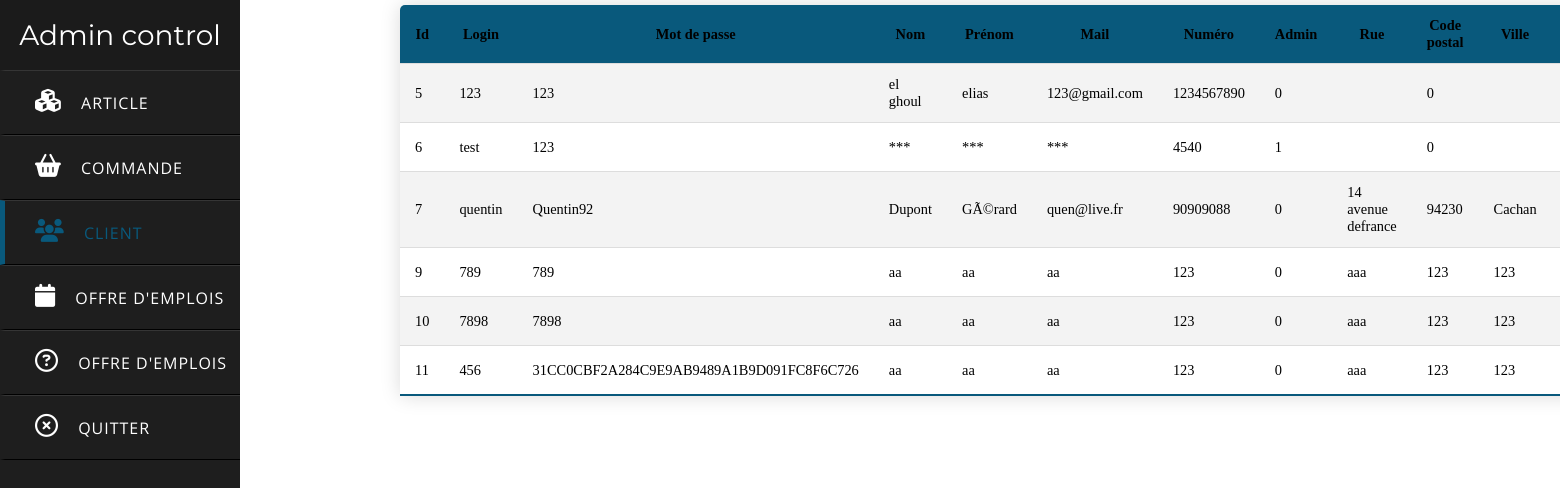
Screenshot of /Admin/adminClient.php with the database file from the repository.
### tables this page shows
CREATE TABLE IF NOT EXISTS `user` (
  `id` int(11) NOT NULL AUTO_INCREMENT,
  `login` varchar(25) NOT NULL,
  `mdp` varchar(500) NOT NULL,
  `nom` varchar(20) NOT NULL,
  `prenom` varchar(20) NOT NULL,
  `mail` varchar(50) NOT NULL,
  `numero` int(20) NOT NULL,
  `adm` int(11) NOT NULL,
  `rue` text NOT NULL,
  `code_postal` int(5) NOT NULL,
  `ville` text NOT NULL,
  PRIMARY KEY (`id`,`login`,`numero`,`mail`)
);

### Admin/adminClient.php (the view, shortened to what this page needs)
<?php
$id = mysqli_connect("localhost","root","","belletable");
	$req = "select * from user";
	$res = mysqli_query($id,$req);
	?>
	<!DOCTYPE html>
<html lang="fr" dir="ltr">
  <head>
    <link rel="stylesheet" href="assets/Stylesheets/styleAdmin.css">
  </head>
  <div>
    <div class="sidebar">
      <header>Admin control</header>
      <a href="adminArticle.php" >
        <i class="fas fa-cubes"></i>
        <span>Article</span>
      </a>
      <a href="#">
        <i class="fas fa-shopping-basket"></i>
        <span>Commande</span>
      </a>
      <a href="adminClient.php" class="active">
        <i class="fas fa-users" ></i>
        <span>Client</span>
      </a>
      <a href="CreaOffre.php">
         <i class="fas fa-calendar"></i>
        <span>Offre d'emplois</span>
      </a>
      <a href="#">
        <i class="far fa-question-circle"></i>
        <span>Offre d'emplois</span>
      </a>
      <a href="index.php">
        <i class="far fa-times-circle"></i>
        <span>Quitter</span>
      </a>
    </div>
</div>
<table class="content-table">
	<tr bgcolor="#09597C">
		<th> Id </th><th> Login </th><th> Mot de passe </th>
		<th> Nom </th><th> Prénom </th>
		<th> Mail </th><th> Numéro </th><th> Admin </th>
		<th> Rue </th><th> Code postal </th> <th> Ville </th> <th></th> <th></th>
	</tr>
	<?php
	$i = 0;
	while($ligne = mysqli_fetch_assoc($res)){
	?>
	<tr>
		<td><?=$ligne["id"]; ?></td>
		<td><?=$ligne["login"]; ?></td>
		<td><?=$ligne["mdp"]; ?></td>
		<td><?=$ligne["nom"]; ?></td>
		<td><?=$ligne["prenom"]; ?></td>
		<td><?=$ligne["mail"]; ?></td>
		<td><?=$ligne["numero"]; ?></td>
		<td><?=$ligne["adm"]; ?></td>
		<td><?=$ligne["rue"]; ?></td>
		<td><?=$ligne["code_postal"]; ?></td>
		<td><?=$ligne["ville"];?></td>
		<td> <a href="suppClient.php?row=<?=$ligne["id"];?>" ><img src="assets/img/sup.png" width="20"></a> </td>
		</tr>
	<?php } $i++; ?>
</table>

### Admin/assets/Stylesheets/styleAdmin.css (style rules this page uses)
* { margin: 0; padding: 0; text-decoration: none; }
.sidebar { position: fixed; width: 240px; left: 0px; height: 100%; background: #1e1e1e; transition: all .5s ease; float: left; display: inline-block; }
.sidebar header { font-size: 28px; color: white; line-height: 70px; text-align: center; background: #1b1b1b; user-select: none; font-family: 'Montserrat', sans-serif; }
.sidebar a { display: block; height: 65px; width: 100%; color: white; line-height: 65px; padding-left: 30px; box-sizing: border-box; border-bottom: 1px solid black; border-top: 1px solid rgba(255,255,255,.1); border-left: 5px solid transparent; font-family: 'Open Sans', sans-serif; transition: all .5s ease; }
a.active,.sidebar a:hover { border-left: 5px solid #09597C; color: #09597C; }
.sidebar a i { font-size: 23px; margin-right: 16px; }
.sidebar a span { letter-spacing: 1px; text-transform: uppercase; }
.content-table { float: left; margin-top: 5px; border-collapse: collapse; display:inline-block; margin-left: 400px; font-size: 0.9em; min-width: 400px; border-radius: 5px 5px 0 0; overflow: auto; box-shadow: 0 0 20px rgba(0, 0, 0, 0.15); position: absolute; }
.content-table th, .content-table td { padding: 12px 15px; }
.content-table tbody tr { border-bottom: 1px solid #dddddd; }
.content-table tbody tr:nth-of-type(even) { background-color: #f3f3f3; }
.content-table tbody tr:last-of-type { border-bottom: 2px solid #09597C; }

### rows the page displays
user: id "5", login "123", mdp "123", nom "el ghoul", prenom "elias", mail "123@gmail.com", numero "1234567890", adm "0", code_postal "0"
user: id "6", login "test", mdp "123", nom "***", prenom "***", mail "***", numero "4540", adm "1", code_postal "0"
user: id "7", login "quentin", mdp "Quentin92", nom "Dupont", prenom "GÃ©rard", mail "quen@live.fr", numero "90909088", adm "0", rue "14 avenue defrance", code_postal "94230", ville "Cachan"
user: id "9", login "789", mdp "789", nom "aa", prenom "aa", mail "aa", numero "123", adm "0", rue "aaa", code_postal "123", ville "123"
user: id "10", login "7898", mdp "7898", nom "aa", prenom "aa", mail "aa", numero "123", adm "0", rue "aaa", code_postal "123", ville "123"
user: id "11", login "456", mdp "31CC0CBF2A284C9E9AB9489A1B9D091FC8F6C726", nom "aa", prenom "aa", mail "aa", numero "123", adm "0", rue "aaa", code_postal "123", ville "123"
